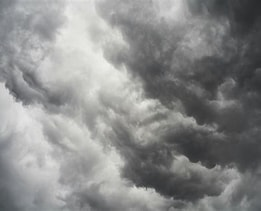
#> input picture image.jpg, 261 x 211 px, found by its file name
$ python h_Equalization.py
#> lines starting #> are read from the running program, lines starting #| are printed output that depends on the picture
import cv2
import numpy as np
import matplotlib.pyplot as plt

def histogram_equalization(img):

    hist = [0] * 256

    for row in img:
        for pixel in row:
            hist[pixel] += 1
#> after the loop, hist = 256 values, max 529 at index 71, min 0 at index 0, mean 215.1

    total = img.shape[0] * img.shape[1]
#> total = 55071

    pdf = [h / total for h in hist]
#> pdf = 256 values, max 0.00961 at index 71, min 0 at index 0, mean 0.00391

    cdf = [0] * 256
    cdf[0] = pdf[0]

    for i in range(1, 256):
        cdf[i] = cdf[i - 1] + pdf[i]
#> after the loop, cdf = 256 values from 0 to 1

    mapping = [round(255 * c) for c in cdf]
#> mapping = 256 values from 0 to 255

    new_img = np.zeros_like(img)

    for i in range(img.shape[0]):
        for j in range(img.shape[1]):
            new_img[i, j] = mapping[img[i, j]]
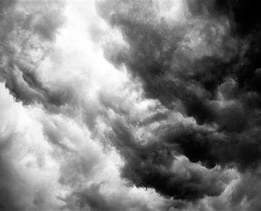
#> new_img: shape (211, 261); min 0, max 255, mean 128.2

    return new_img


def show_three_images(img1, img2, img3, titles=None, cmap='gray'):
    imgs = [img1, img2, img3]
    if titles is None:
        titles = ['', '', '']
    fig, axes = plt.subplots(1, 3, figsize=(15, 5))
    for ax, im, t in zip(axes, imgs, titles):
        if im is None:
            ax.axis('off')
            ax.set_title(t)
            continue
        if len(im.shape) == 2:
            ax.imshow(im, cmap=cmap)
        else:
            ax.imshow(cv2.cvtColor(im, cv2.COLOR_BGR2RGB))
        ax.set_title(t)
        ax.axis('off')
    plt.tight_layout()
    plt.show()


def main():
    # load image (grayscale)
    img = cv2.imread("image.jpg", 0)
    if img is None:
        print("image.jpg not found. Place an image named 'image.jpg' in the script folder.")
        return

    # compute custom equalization and OpenCV equalization
    result = histogram_equalization(img)
    eq_cv = cv2.equalizeHist(img)

    # save result
    cv2.imwrite("equalized.jpg", result)
    print("Histogram Equalization completed. Showing results...")

    # display original and equalized images with their histograms
    def show_two_images_and_histograms(orig, equalized, titles=None):
        imgs = [orig, equalized]
        if titles is None:
            titles = ['Original', 'Equalized']
        fig, axes = plt.subplots(2, 2, figsize=(12, 8))

        # Top row: images
        for i, imgx in enumerate(imgs):
            ax = axes[0, i]
            ax.imshow(imgx, cmap='gray')
            ax.set_title(titles[i])
            ax.axis('off')
#> this loop made 2 passes

        # Bottom row: histograms
        for i, imgx in enumerate(imgs):
            ax = axes[1, i]
            hist = cv2.calcHist([imgx], [0], None, [256], [0, 256])
            ax.plot(hist, color='black')
            ax.set_xlim([0, 255])
            ax.set_xlabel('Intensity')
            ax.set_ylabel('Count')
            ax.set_title(f"Histogram - {titles[i]}")

        plt.tight_layout()
        plt.show()
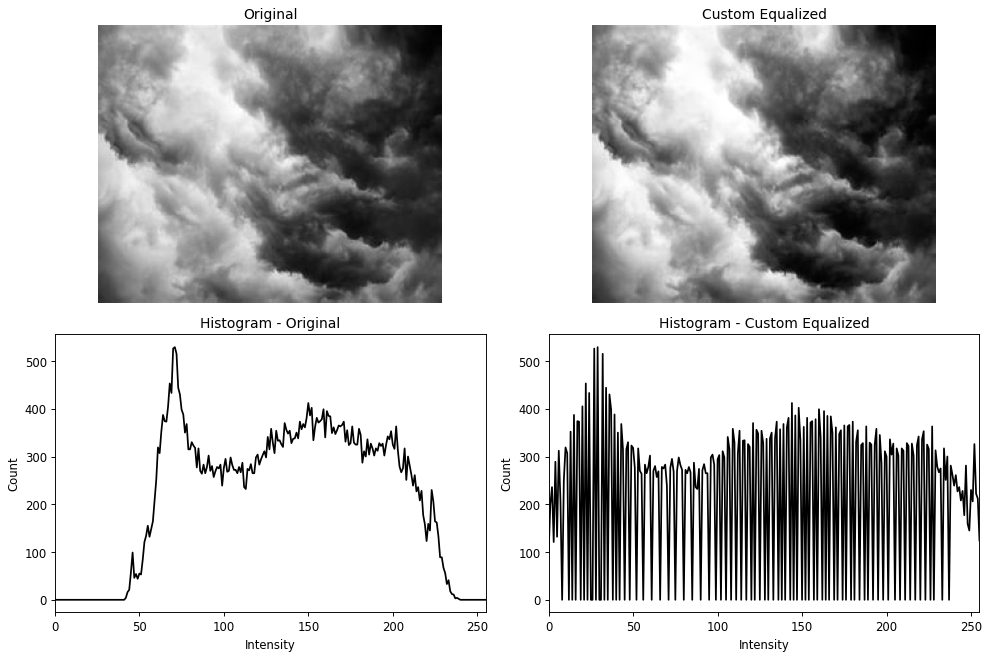
#> figure drawn by matplotlib, 4 panels; panel 3: curve peaks at x = 71, y = 529; panel 4: curve peaks at x = 29, y = 529

    show_two_images_and_histograms(img, result, titles=["Original", "Custom Equalized"])
if __name__ == "__main__":
    main()

$ run again, with target.jpg copied over image.jpg
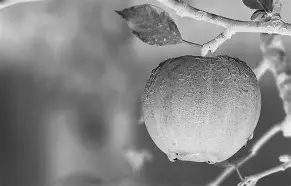
#> input picture target.jpg, 291 x 186 px, found by its file name
#> after the loop in histogram_equalization, `for row in img:`: hist = 256 values, max 753 at index 126, min 0 at index 1, mean 211.4
#> pdf = 256 values, max 0.0139 at index 126, min 0 at index 1, mean 0.00391
#> after the loop in histogram_equalization, `for i in range(1, 256):`: cdf = 256 values from 5.54e-05 to 1
#> mapping = 256 values from 0 to 255
#> after the loop in histogram_equalization, `for i in range(img.shape[0]):`:
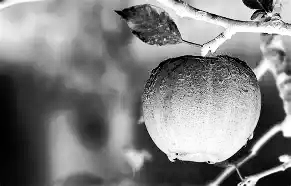
#> new_img: shape (186, 291); min 0, max 255, mean 128.5
#> the loop in show_two_images_and_histograms, `for i, imgx in enumerate(imgs):` made 2 passes
#> in show_two_images_and_histograms, `plt.show()`:
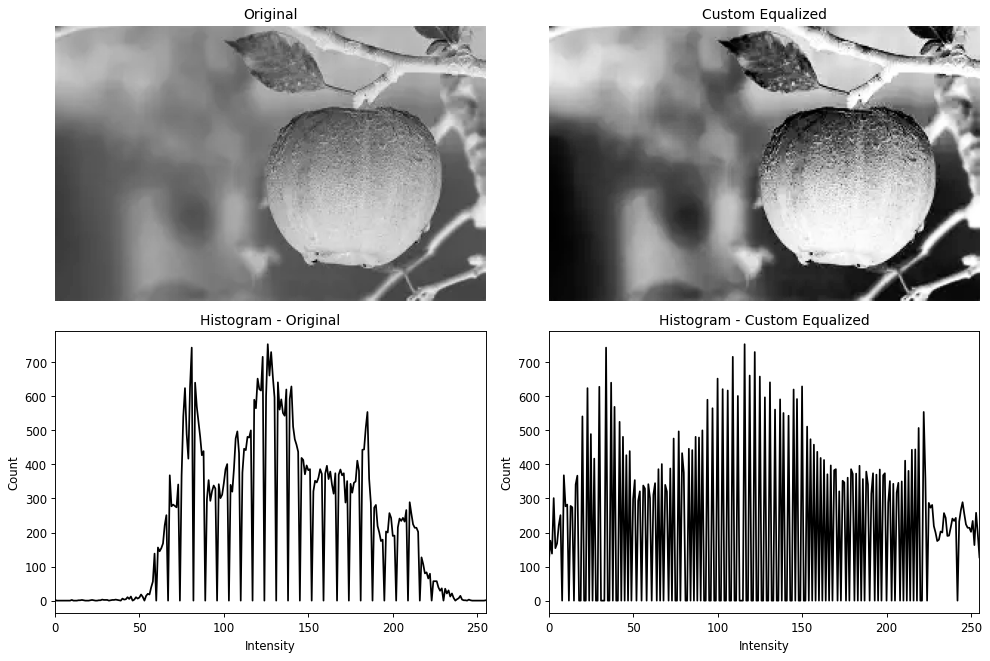
#> figure drawn by matplotlib, 4 panels; panel 3: curve peaks at x = 126, y = 753; panel 4: curve peaks at x = 116, y = 753
